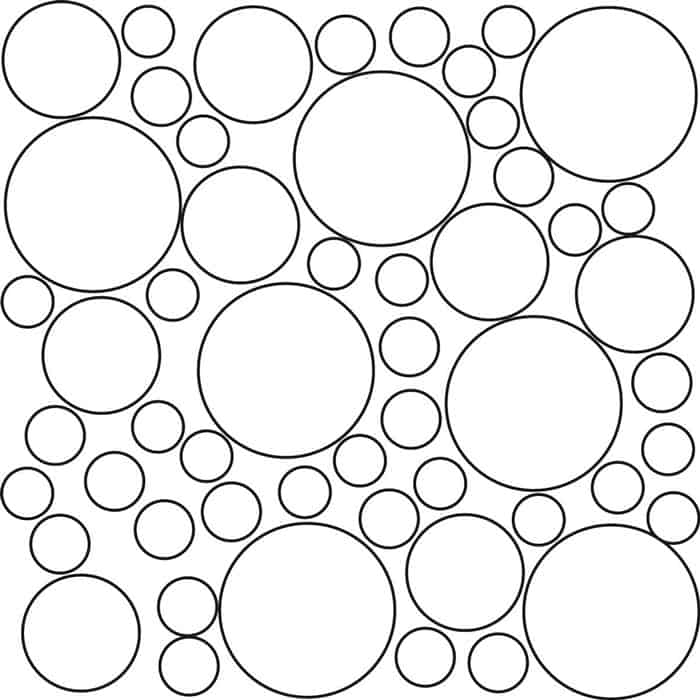
#> input picture 6SHAPE DETECTION/circles.jpg, 700 x 700 px, found by its file name
$ python 6shape_detection.py
#> lines starting #> are read from the running program, lines starting #| are printed output that depends on the picture; after the words box and inside, x2 and y2 are one past the last pixel; in counts of white or black regions, pixels touching at a corner belong together
import cv2
import numpy as np

circles=cv2.imread(r"D:\ERINA\Jet Learn\VS Code OpenCV\6SHAPE DETECTION\circles.jpg")
#> circles is the input picture: shape (700, 700, 3); min 0, max 255, mean 235.5

#Converting to grayscale
circles_grayscale=cv2.cvtColor(circles, cv2.COLOR_BGR2GRAY)
circles_grayscale_blur=cv2.blur(circles_grayscale, (4,4))
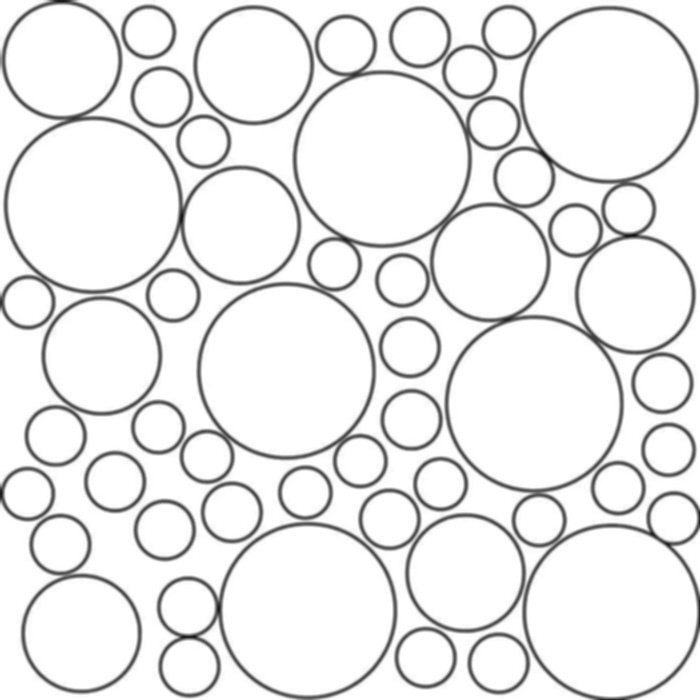
#> circles_grayscale_blur: shape (700, 700); min 18, max 255, mean 235.5
detected_circles=cv2.HoughCircles(circles_grayscale_blur, cv2.HOUGH_GRADIENT, 1, 20, 3, 30)
#> detected_circles = 44 rows, first 8: [381.5, 158.5, 85.1], [286.5, 370.5, 88.8], [608.5, 94.5, 88.7], [93.5, 204.5, 85.2], [534.5, 403.5, 84.8], [101.5, 355.5, 59.9], [61.5, 59.5, 60.1], [306.5, 610.5, 89.1]

if detected_circles is not None:
    detected_circles=np.uint16(detected_circles)
#> detected_circles = 44 rows, first 8: [381, 158, 85], [286, 370, 88], [608, 94, 88], [93, 204, 85], [534, 403, 84], [101, 355, 59], [61, 59, 60], [306, 610, 89]
    for i in detected_circles[0,:]:
        x,y,r=i[0], i[1], i[2]
        cv2.circle(circles, (x,y), r, (0,255,0), 3)
        cv2.circle(circles, (x,y), 1, (0,255,0), 3)
        cv2.imshow("Shape Detection", circles)
        cv2.waitKey(0)
#> this loop made 44 passes
#> (x, y, r) on passes 1 to 12: (381, 158, 85), (286, 370, 88), (608, 94, 88), (93, 204, 85), (534, 403, 84), (101, 355, 59), (61, 59, 60), (306, 610, 89), (610, 611, 88), (240, 225, 60), (465, 572, 60), (81, 633, 56)
#> pass 1, `cv2.imshow("Shape Detection", circles)`:
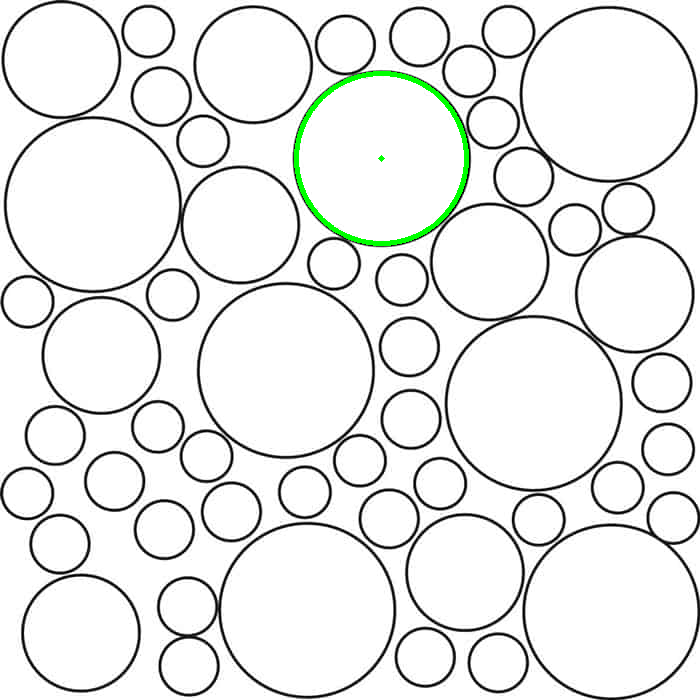
#> window 'Shape Detection': shape (700, 700, 3); mean B, G, R 234.5, 235.9, 234.5
#> pass 2, `cv2.imshow("Shape Detection", circles)`:
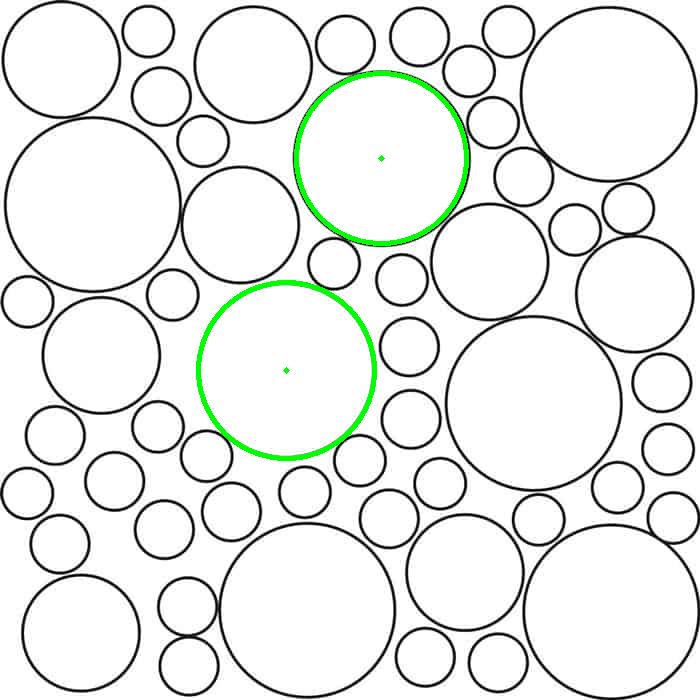
#> window 'Shape Detection': shape (700, 700, 3); mean B, G, R 233.8, 236.7, 233.8
#> after the loop:
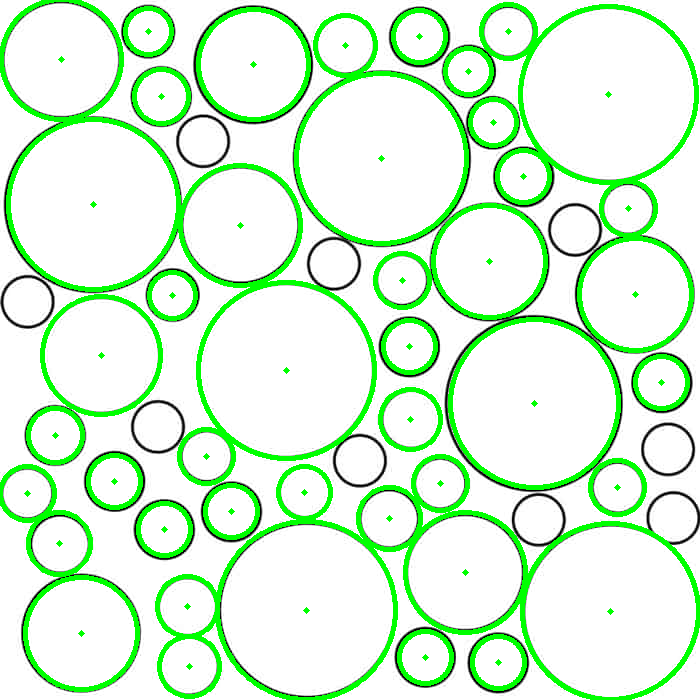
#> circles: shape (700, 700, 3); 11.9% of pixels changed, all inside (x1, y1, x2, y2) = (0, 0, 700, 700)
